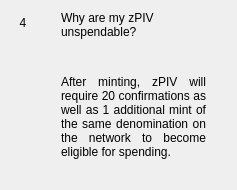
                  <widget class="QWidget" name="widgetFaq4" native="true">
                   <layout class="QHBoxLayout" name="horizontalPage_4" stretch="0,1">
                    <item alignment="Qt::AlignTop">
                     <widget class="QLabel" name="labelNumber4">
                      <property name="minimumSize">
                       <size>
                        <width>24</width>
                        <height>24</height>
                       </size>
                      </property>
                      <property name="maximumSize">
                       <size>
                        <width>16777215</width>
                        <height>24</height>
                       </size>
                      </property>
                      <property name="text">
                       <string>4</string>
                      </property>
                      <property name="alignment">
                       <set>Qt::AlignCenter</set>
                      </property>
                     </widget>
                    </item>
                    <item>
                     <layout class="QVBoxLayout" name="verticalLayoutPage_4">
                      <property name="leftMargin">
                       <number>20</number>
                      </property>
                      <property name="rightMargin">
                       <number>20</number>
                      </property>
                      <item>
                       <widget class="QLabel" name="labelSubtitle4">
                        <property name="text">
                         <string>Why are my zPIV unspendable?</string>
                        </property>
                        <property name="wordWrap">
                         <bool>true</bool>
                        </property>
                       </widget>
                      </item>
                      <item>
                       <spacer name="verticalSpacer_40">
                        <property name="orientation">
                         <enum>Qt::Vertical</enum>
                        </property>
                        <property name="sizeType">
                         <enum>QSizePolicy::Fixed</enum>
                        </property>
                        <property name="sizeHint" stdset="0">
                         <size>
                          <width>20</width>
                          <height>30</height>
                         </size>
                        </property>
                       </spacer>
                      </item>
                      <item>
                       <widget class="QLabel" name="labelContent4">
                        <property name="text">
                         <string>
                           &lt;html&gt;&lt;head/&gt;&lt;body&gt;&lt;p align=&quot;justify&quot;&gt;
                           After minting, zPIV will require 20 confirmations as well as 1
                           additional mint of the same denomination on the network to
                           become eligible for spending.
                           &lt;/p&gt;&lt;/body&gt;&lt;/html&gt;
                         </string>
                        </property>
                        <property name="alignment">
                         <set>Qt::AlignLeading|Qt::AlignLeft|Qt::AlignTop</set>
                        </property>
                        <property name="wordWrap">
                         <bool>true</bool>
                        </property>
                       </widget>
                      </item>
                      <item>
                       <spacer name="verticalSpacer_41">
                        <property name="orientation">
                         <enum>Qt::Vertical</enum>
                        </property>
                        <property name="sizeHint" stdset="0">
                         <size>
                          <width>20</width>
                          <height>20</height>
                         </size>
                        </property>
                       </spacer>
                      </item>
                     </layout>
                    </item>
                   </layout>
                  </widget>
